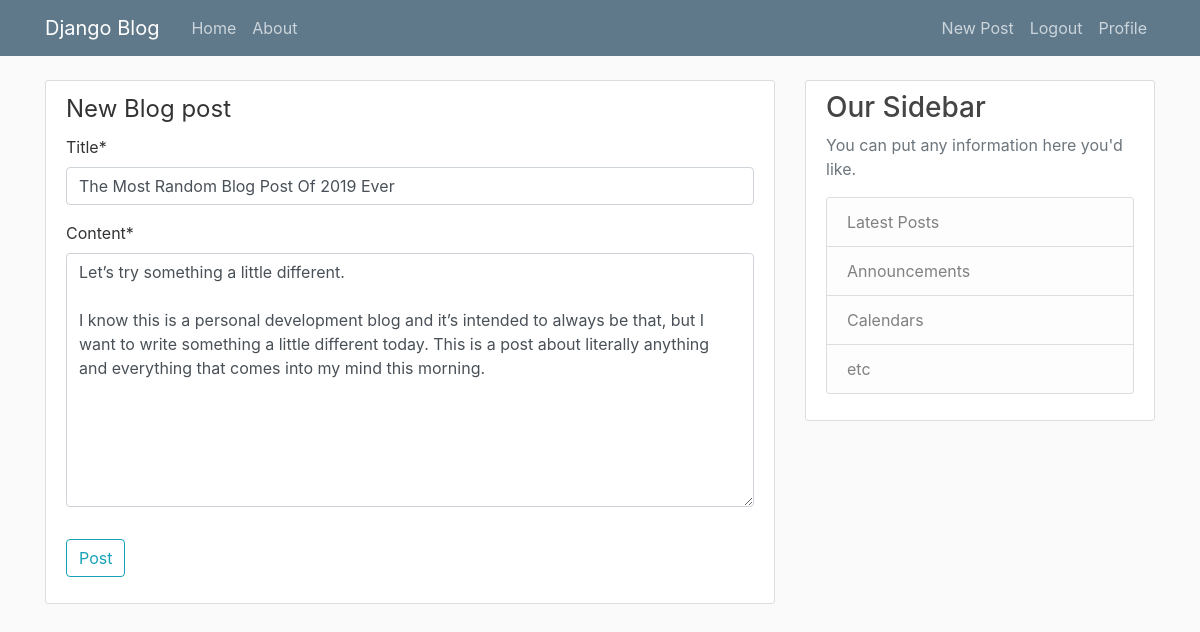
Page /post/2/update/ (signed in) on the committed database.
### blog/models.py (models this page shows, shortened)
class Post(models.Model):
    title = models.CharField(max_length=100)
    content = models.TextField()
    date_posted = models.DateTimeField(default=timezone.now)
    author = models.ForeignKey(User, on_delete=models.CASCADE)

### blog/views.py (the view, shortened to what this page needs)
# urls.py: path('post/<int:pk>/update/', PostUpdateView.as_view(), name='post-update'),
class PostUpdateView(SuccessMessageMixin, LoginRequiredMixin, UserPassesTestMixin, UpdateView):
    model = Post
    fields = ['title', 'content']
    success_message = "Post successfully updated!"
    def test_func(self):
        post = self.get_object()
        if self.request.user == post.author:
            return True
        else:
            return False

### blog/templates/blog/post_form.html (shortened to what this page needs)
{% extends "blog/base.html" %}
{% load crispy_forms_tags %}
{% block content %}
    <div class="content-section">
        <form method="POST">
            <fieldset class="form-group">
                <legend>New Blog post</legend>
                    {{ form|crispy }}
            </fieldset>
            <div class="form-group">
                <button class="btn btn-outline-info" type="submit">Post</button>
            </div>
        </form>
    </div>
{% endblock content %}

### blog/static/blog/main.css (style rules this page uses)
body { background: #fafafa; color: #333333; margin-top: 5rem; }
.content-section { background: #ffffff; padding: 10px 20px; border: 1px solid #dddddd; border-radius: 3px; margin-bottom: 20px; }

### rows in the picture
Post: title "The Most Random Blog Post Of 2019 Ever", content "Let’s try something a little different. I know this is a personal development blog and it’s intended to always be that, but I want to write something a little different today. This is a post about literally anything and everything that comes into my mind this morning."
